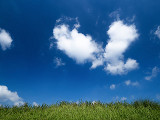
#> input picture lab3/data/landscape.jpg, 160 x 120 px, given in place of santaclaus2.jpg, which was not available
$ jupyter execute --allow-errors Signor_Theosamuele_1230667_Clustering.ipynb   (shell and % lines are left out)   (text cells are left out)
#> lines starting #> are read from the running program, lines starting #| are printed output that depends on the picture; long printed decimals are rounded; pictures that were not available may be replaced by others from this repository, and a replacement may not be noted
[cell 1]
# Load the required packages
# If a package is missing in your setup, install it with 'conda install <package_name>'
# or with 'pip install <package_name>'

import numpy as np
import scipy as sp
import imageio as imio
import matplotlib.pyplot as plt

import sklearn
from sklearn.datasets.samples_generator import make_blobs
from sklearn.cluster import KMeans
from sklearn.datasets import load_sample_image
from skimage import data, color
from matplotlib import colors
from skimage.transform import rescale, resize, downscale_local_mean
from sklearn.metrics import pairwise_distances_argmin


from mpl_toolkits.mplot3d import Axes3D #3d plotting functions
from matplotlib import pyplot
from PIL import Image

from copy import deepcopy  #deepcopy ensures that a copy of all the object data is performed (not just the pointers)

print ('scikit-learn version: ', sklearn.__version__)

[cell 2]
# fix your ID ("numero di matricola") and the seed for random generator
ID =   1230676
np.random.seed(ID)

[cell 3]
# load the provided images and display them (if you like you can experiment with other images)
image1 = imio.imread('data/santaclaus2.jpg')
#> image1 is the input picture: shape (120, 160, 3); mean R, G, B 52.8, 102.5, 142.2
image2  = imio.imread("data/landscape.jpg")
image3  = imio.imread("data/reindeer.jpg")
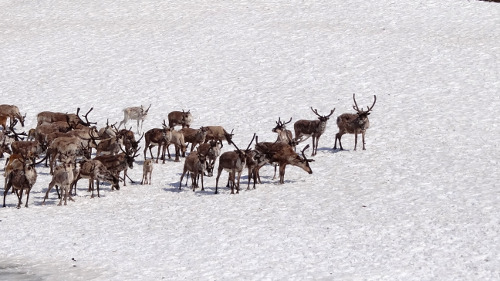
#> input picture lab3/data/reindeer.jpg, 500 x 281 px
#> image3 is the input picture: shape (281, 500, 3); mean R, G, B 205.1, 200.8, 204.1

ax = plt.axes(xticks=[], yticks=[])
ax.imshow(image1)
plt.show()
print("Santa Claus image: ",image1.shape)
#| Santa Claus image:  (120, 160, 3)

ax2 = plt.axes(xticks=[], yticks=[])
ax2.imshow(image2)
plt.show()
print("Landscape image: ",image2.shape)
#| Landscape image:  (120, 160, 3)

ax3 = plt.axes(xticks=[], yticks=[])
ax3.imshow(image3)
plt.show()
print("Reindeer image: ",image3.shape)
#| Reindeer image:  (281, 500, 3)

[cell 4]
# reshape the data to a matrix of num_pixels x 3
# (divide by 255 to have colors in [0 1] range for plotting functions of sklearn)

data = image1.reshape(image1.shape[0]*image1.shape[1], 3)/255

print(data.shape)
#| (19200, 3)
print(data)
#> (printed output is left out)

[cell 5]
# Plot the points in the 3-dimensional space with normalized intervals between 0 and 1
# (corresponding to the three channels of the image, i.e. Red Green and Blue)

fig = pyplot.figure()
axis = fig.add_subplot(1, 1, 1, projection="3d")
r, g, b = list(data[:,0]), list(data[:,1]), list(data[:,2])
#> r = 19200 values, max 1 at index 6320, min 0 at index 960, mean 0.207; g = 19200 values, max 1 at index 6002, min 0.0588 at index 17105, mean 0.402; b = 19200 values, max 1 at index 4115, min 0 at index 16466, mean 0.558

axis.scatter(r, g, b, c=data, s=5, marker="o")
axis.set_xlabel("Red")
axis.set_ylabel("Green")
axis.set_zlabel("Blue")
pyplot.show()
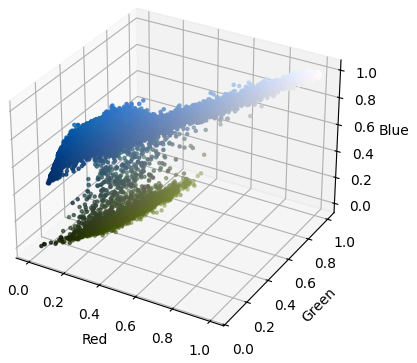
#> figure drawn by matplotlib, 1 panel

[cell 6]
def my_kmeans(points, k, max_iters):

#> called with points = array of shape (19200, 3), k = 3, max_iters = 50
    n = points.shape[0]
#> n = 19200
    # Number of features in the data
    c = points.shape[1]
#> c = 3

    # Generate random centroids
    np.random.seed(ID)
    centroids = np.random.randn(k,c)*np.std(points, axis = 0) + np.mean(points, axis = 0)
#> centroids = [[0.439, 0.545, 0.778], [0.584, 0.313, 0.336], [0.316, 0.127, 0.472]]

    centroids_old = np.zeros(centroids.shape)
#> centroids_old = [[0, 0, 0], [0, 0, 0], [0, 0, 0]]
    centroids_new = deepcopy(centroids)
#> centroids_new has the same summary as centroids


    clusters = np.zeros(n)
#> clusters = 19200 values from 0 to 0
    distances = np.zeros((n,k))

    error = [np.linalg.norm(centroids_new - centroids_old)]
#> error = [1.41]

    iteration=[0]
    while True & iteration[-1]<=max_iters:
        clusters=pairwise_distances_argmin(points, centroids_new)
        #update centroid
        centroids_new = np.array([points[clusters == i].mean(0)
                                for i in range(k)])

        #check for convergence
        if np.all(centroids_old == centroids_new):
            break

        centroids_old = deepcopy(centroids_new)
        error.append(np.linalg.norm(centroids_new - centroids_old))
        iteration.append(iteration[-1]+1)
#> after the loop, error = [1.41, 0, 0, 0, 0, 0, 0, 0, 0]; iteration = [0, 1, 2, 3, 4, 5, 6, 7, 8]
    return (centroids_new,clusters,error,iteration)

[cell 7]
max_iter=50
nclusters=3
mykmeans_centers,clusters,error,iterations =  my_kmeans(data,nclusters,max_iter)
#> mykmeans_centers = [[0.738, 0.796, 0.878], [0.31, 0.387, 0.147], [0.0816, 0.326, 0.57]]; clusters = 19200 values, max 2 at index 0, min 0 at index 3259, mean 1.58; error = [1.41, 0, 0, 0, 0, 0, 0, 0, 0]; iterations = [0, 1, 2, 3, 4, 5, 6, 7, 8]
print(mykmeans_centers)
#| [[0.7377   0.7963 0.8777]
#|  [0.3099 0.387 0.1472]
#|  [0.08159 0.3256 0.5704]]
cmap = colors.ListedColormap(mykmeans_centers)

fig = pyplot.figure()
axis = fig.add_subplot(1, 1, 1, projection="3d")
axis.set_xlabel("Red")
axis.set_ylabel("Green")
axis.set_zlabel("Blue")
axis.scatter(r, g, b, marker="o", c=clusters, s=1, cmap=cmap, zorder=0, alpha=0.5 )
axis.scatter(mykmeans_centers[:,0], mykmeans_centers[:,1], mykmeans_centers[:,2], c='red', s=400, zorder=10)
pyplot.show()
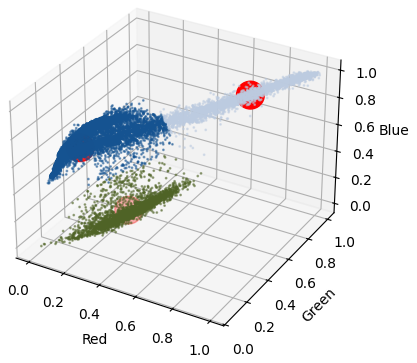
#> figure drawn by matplotlib, 1 panel

print('cluster centers: '+str(mykmeans_centers))
#| cluster centers: [[0.7377   0.7963 0.8777]
#|  [0.3099 0.387 0.1472]
#|  [0.08159 0.3256 0.5704]]

[cell 8]
print(iterations,error)
#| [0, 1, 2, 3, 4, 5, 6, 7, 8] [1.409, 0.0, 0.0, 0.0, 0.0, 0.0, 0.0, 0.0, 0.0]
plt.plot(iterations,error)
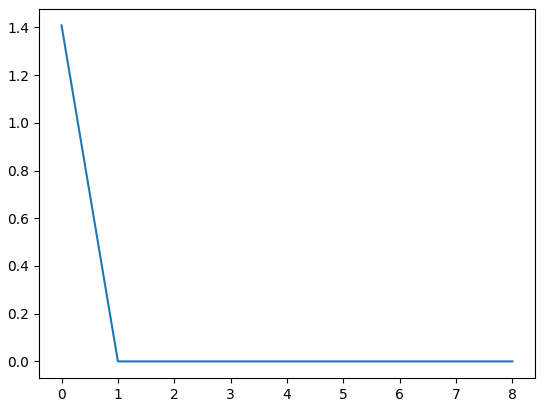
#> figure drawn by matplotlib, 1 panel

[cell 9]
kmeans = KMeans(n_clusters=3, max_iter=50,init='random',n_init=10)
skl_kmeans=kmeans.fit(data)
sk_clusters=skl_kmeans.predict(data)
#> sk_clusters = 19200 values, max 2 at index 0, min 0 at index 16145, mean 1.59
print('SKLEARN KMEANS RESULTS')
sk_kmeans_centers=skl_kmeans.cluster_centers_
#> sk_kmeans_centers = [[0.31, 0.387, 0.147], [0.737, 0.796, 0.878], [0.0815, 0.326, 0.57]]
print('cluster centers: '+str(sk_kmeans_centers))
#| cluster centers: [[0.3099 0.387 0.1472]
#|  [0.7374 0.7961 0.8776]
#|  [0.08155 0.3255 0.5704]]

[cell 10]
fig = pyplot.figure()
cmap = colors.ListedColormap(sk_kmeans_centers)

axis = fig.add_subplot(1, 1, 1, projection="3d")
axis.set_xlabel("Red")
axis.set_ylabel("Green")
axis.set_zlabel("Blue")

axis.scatter(sk_kmeans_centers[:,0], sk_kmeans_centers[:,1], sk_kmeans_centers[:,2], c='red', s=400, zorder=10)
axis.scatter(r, g, b, marker="o", c=sk_clusters, s=1, cmap=cmap, zorder=0)

pyplot.show()

[cell 11]
from matplotlib import colors
ax = plt.axes(xticks=[], yticks=[])
sk_clusters = sk_clusters.reshape(image1.shape[0],image1.shape[1])
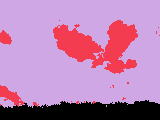
#> sk_clusters: shape (120, 160) int32; 3 distinct labels, from 0 to 2; one colour per label, 0 black
cmap = colors.ListedColormap(sk_kmeans_centers)
ax.imshow(sk_clusters,cmap)
plt.show()
print("Santa Claus image: ",image1.shape)
#| Santa Claus image:  (120, 160, 3)

[cell 12]
ax = plt.axes(xticks=[], yticks=[])
clusters = clusters.reshape(image1.shape[0],image1.shape[1])
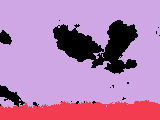
#> clusters: shape (120, 160) int64; 3 distinct labels, from 0 to 2; one colour per label, 0 black
cmap = colors.ListedColormap(mykmeans_centers)
ax.imshow(clusters,cmap)
plt.show()
print("Santa Claus image: ",image1.shape)
#| Santa Claus image:  (120, 160, 3)

[cell 13]
data = image2.reshape(image2.shape[0]*image2.shape[1], 3) / 255
print(data.shape)
#| (19200, 3)
r, g, b = list(data[:,0]), list(data[:,1]), list(data[:,2])
scores=[]
kk=[]
#> (the rest of this cell did not finish here and is left out)

[cell 14]
plt.plot(kk,scores)
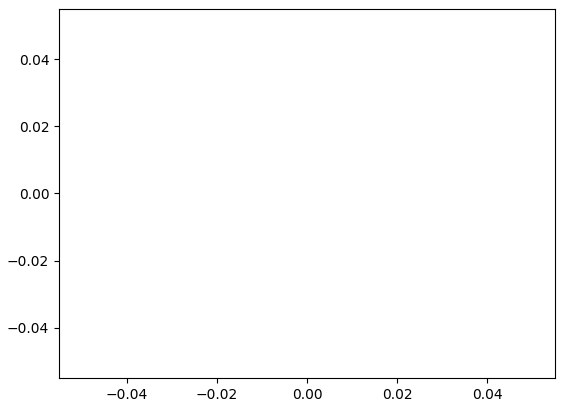
#> figure drawn by matplotlib, 1 panel
